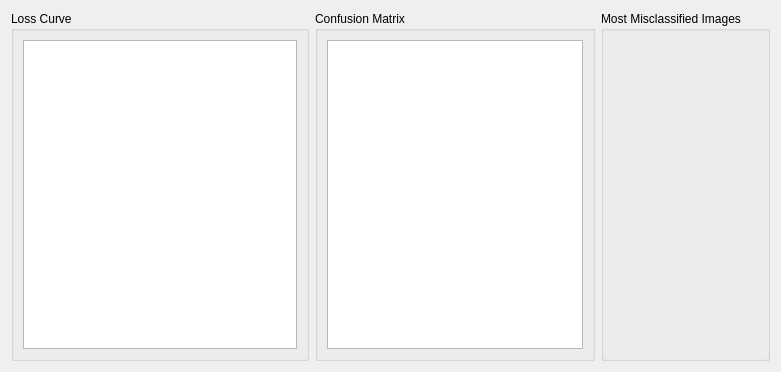
<?xml version="1.0" encoding="UTF-8"?>
<ui version="4.0">
 <class>TrainingResultView</class>
 <widget class="QWidget" name="TrainingResultView">
  <property name="geometry">
   <rect>
    <x>0</x>
    <y>0</y>
    <width>781</width>
    <height>372</height>
   </rect>
  </property>
  <property name="windowTitle">
   <string>Form</string>
  </property>
  <layout class="QGridLayout" name="gridLayout">
   <item row="0" column="0">
    <layout class="QGridLayout" name="gridLayout_20" rowstretch="0" columnstretch="1,0,0,0,0">
     <property name="sizeConstraint">
      <enum>QLayout::SetDefaultConstraint</enum>
     </property>
     <item row="0" column="0">
      <widget class="QGroupBox" name="groupBox_10">
       <property name="sizePolicy">
        <sizepolicy hsizetype="Preferred" vsizetype="Preferred">
         <horstretch>0</horstretch>
         <verstretch>0</verstretch>
        </sizepolicy>
       </property>
       <property name="title">
        <string>Loss Curve</string>
       </property>
       <property name="checkable">
        <bool>false</bool>
       </property>
       <layout class="QHBoxLayout" name="horizontalLayout_4" stretch="0">
        <property name="sizeConstraint">
         <enum>QLayout::SetDefaultConstraint</enum>
        </property>
        <item>
         <widget class="QChartView" name="graphicsView_losscurve">
          <property name="minimumSize">
           <size>
            <width>0</width>
            <height>0</height>
           </size>
          </property>
         </widget>
        </item>
       </layout>
      </widget>
     </item>
     <item row="0" column="3" colspan="2">
      <widget class="QGroupBox" name="groupBox_12">
       <property name="sizePolicy">
        <sizepolicy hsizetype="Expanding" vsizetype="Preferred">
         <horstretch>0</horstretch>
         <verstretch>0</verstretch>
        </sizepolicy>
       </property>
       <property name="title">
        <string>Most Misclassified Images</string>
       </property>
       <layout class="QGridLayout" name="gridLayout_19" rowstretch="0">
        <item row="0" column="0">
         <widget class="StaticList" name="widget" native="true">
          <property name="sizePolicy">
           <sizepolicy hsizetype="Expanding" vsizetype="Expanding">
            <horstretch>0</horstretch>
            <verstretch>0</verstretch>
           </sizepolicy>
          </property>
          <property name="minimumSize">
           <size>
            <width>0</width>
            <height>0</height>
           </size>
          </property>
          <property name="autoFillBackground">
           <bool>false</bool>
          </property>
         </widget>
        </item>
       </layout>
      </widget>
     </item>
     <item row="0" column="1" colspan="2">
      <widget class="QGroupBox" name="groupBox_11">
       <property name="sizePolicy">
        <sizepolicy hsizetype="MinimumExpanding" vsizetype="Preferred">
         <horstretch>0</horstretch>
         <verstretch>0</verstretch>
        </sizepolicy>
       </property>
       <property name="title">
        <string>Confusion Matrix</string>
       </property>
       <layout class="QHBoxLayout" name="horizontalLayout_5">
        <item>
         <widget class="QGraphicsView" name="graphicsView_confusionmatrix">
          <property name="minimumSize">
           <size>
            <width>0</width>
            <height>0</height>
           </size>
          </property>
          <property name="renderHints">
           <set>QPainter::Antialiasing|QPainter::LosslessImageRendering|QPainter::TextAntialiasing</set>
          </property>
         </widget>
        </item>
       </layout>
      </widget>
     </item>
    </layout>
   </item>
  </layout>
 </widget>
 <customwidgets>
  <customwidget>
   <class>QChartView</class>
   <extends>QGraphicsView</extends>
   <header>QtCharts</header>
  </customwidget>
  <customwidget>
   <class>StaticList</class>
   <extends>QWidget</extends>
   <header>staticlist.h</header>
   <container>1</container>
  </customwidget>
 </customwidgets>
 <resources/>
 <connections/>
</ui>
